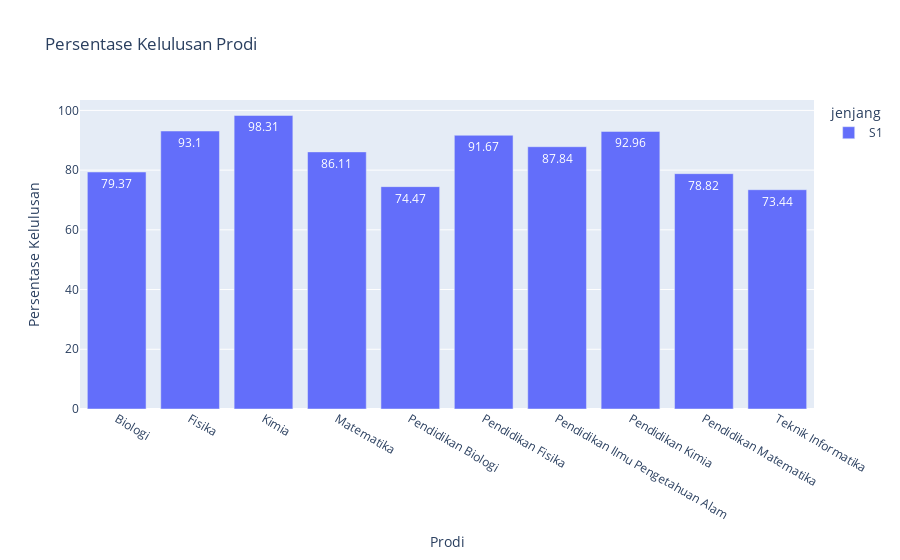

Notebook code for this chart:
### Code cell
# bar chart using px based on 'persentase'
fig = px.bar(pivot_table_17, 
             x='nama_prodi', 
             y='persentase', 
             color='jenjang', 
             barmode='group',
             title='Persentase Kelulusan Prodi',
             labels={'persentase': 'Persentase Kelulusan', 'nama_prodi': 'Prodi'},
             text='persentase'
            )
fig.show()

### Figure 1 — Plotly figure (JSON) as saved in the notebook; plotly's stock layout.template omitted (floating-point values rounded to 4 significant figures)
{"data": [{"alignmentgroup": "True", "hovertemplate": "jenjang=S1<br>Prodi=%{x}<br>Persentase Kelulusan=%{text}<extra></extra>", "legendgroup": "S1", "marker": {"color": "#636efa", "pattern": {"shape": ""}}, "name": "S1", "offsetgroup": "S1", "orientation": "v", "showlegend": true, "text": [79.37, 93.1, 98.31, 86.11, 74.47, 91.67, 87.84, 92.96, 78.82, 73.44], "textposition": "auto", "type": "bar", "x": ["Biologi", "Fisika", "Kimia", "Matematika", "Pendidikan Biologi", "Pendidikan Fisika", "Pendidikan Ilmu Pengetahuan Alam", "Pendidikan Kimia", "Pendidikan Matematika", "Teknik Informatika"], "xaxis": "x", "y": [79.37, 93.1, 98.31, 86.11, 74.47, 91.67, 87.84, 92.96, 78.82, 73.44], "yaxis": "y"}], "layout": {"barmode": "group", "legend": {"title": {"text": "jenjang"}, "tracegroupgap": 0}, "title": {"text": "Persentase Kelulusan Prodi"}, "xaxis": {"anchor": "y", "domain": [0, 1], "title": {"text": "Prodi"}}, "yaxis": {"anchor": "x", "domain": [0, 1], "title": {"text": "Persentase Kelulusan"}}}}
